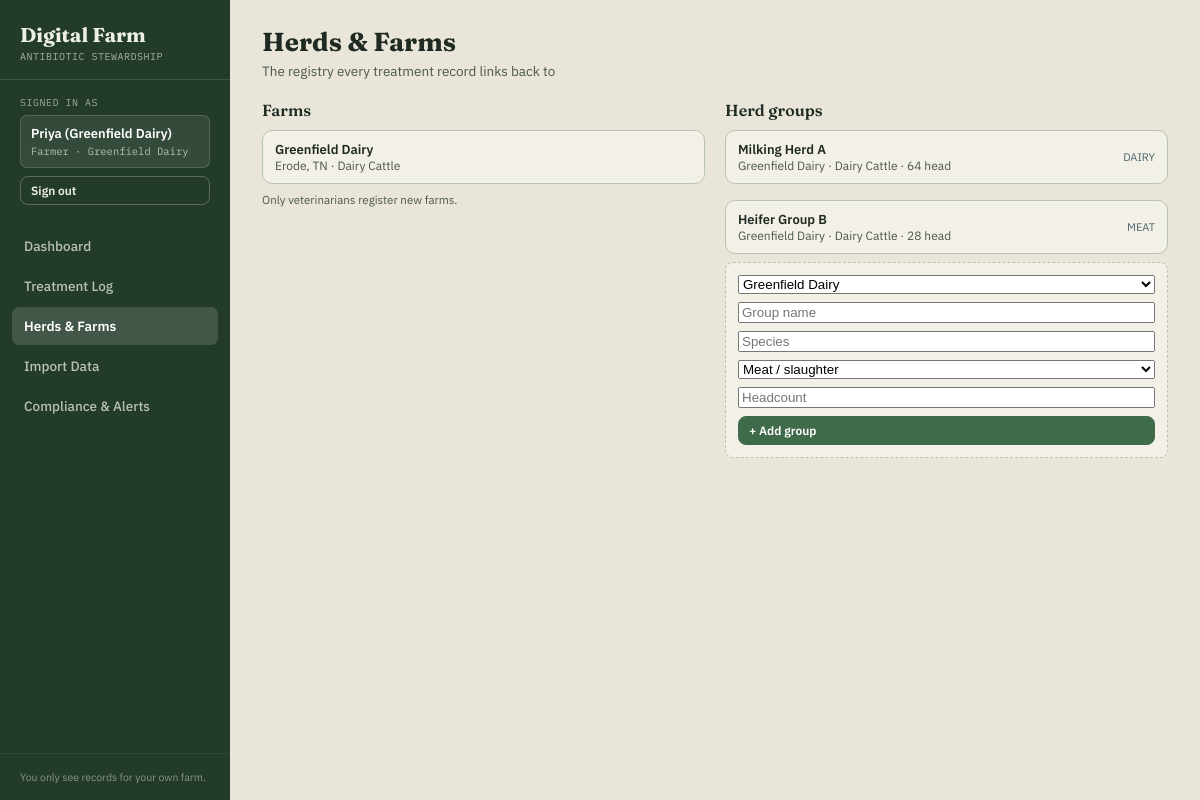
The page /groups (signed in) on the database its author committed.
### models.py (models this page shows, shortened)
class User(db.Model):
    id = db.Column(db.Integer, primary_key=True)
    username = db.Column(db.String(80), nullable=False, unique=True)
    password_hash = db.Column(db.String(255), nullable=False)
    display_name = db.Column(db.String(120), nullable=False)
    role = db.Column(db.String(20), nullable=False)  # 'farmer' | 'vet' | 'regulator'
    farm_id = db.Column(db.Integer, db.ForeignKey("farm.id"), nullable=True)
    farm = db.relationship("Farm")

class Farm(db.Model):
    id = db.Column(db.Integer, primary_key=True)
    name = db.Column(db.String(120), nullable=False)
    location = db.Column(db.String(120))
    species = db.Column(db.String(120))
    groups = db.relationship("Group", backref="farm", cascade="all, delete-orphan")

class Group(db.Model):
    id = db.Column(db.Integer, primary_key=True)
    farm_id = db.Column(db.Integer, db.ForeignKey("farm.id"), nullable=False)
    name = db.Column(db.String(120), nullable=False)
    species = db.Column(db.String(120))
    product = db.Column(db.String(20), default="meat")  # 'meat' or 'dairy'
    headcount = db.Column(db.Integer, default=0)

### app.py (the view)
@app.get("/groups")
@login_required
def groups_view():
    redir = guard_tab("groups")
    if redir:
        return redir
    user = current_user()
    farm_ids = visible_farm_ids(user)
    farms_q = Farm.query
    groups_q = Group.query
    if farm_ids is not None:
        farms_q = farms_q.filter(Farm.id.in_(farm_ids))
        groups_q = groups_q.filter(Group.farm_id.in_(farm_ids))
    return render_template("groups.html", tab="groups", farms=farms_q.all(), groups=groups_q.all())

### app.py (called while the page is built)
def current_user():
    uid = session.get("user_id")
    if not uid:
        return None
    return User.query.get(uid)

def current_role():
    u = current_user()
    return u.role if u else None

def login_required(view):
    @functools.wraps(view)
    def wrapped(*args, **kwargs):
        if not current_user():
            return redirect(url_for("login", next=request.path))
        return view(*args, **kwargs)
    return wrapped

def guard_tab(tab):
    if tab not in ROLES[current_role()]["tabs"]:
        flash("Your role doesn't have access to that page.", "error")
        return redirect(url_for("dashboard"))
    return None

def visible_farm_ids(user):
    if user.role == "farmer":
        return [user.farm_id]
    return None

@app.context_processor
def inject_nav():
    user = current_user()
    if not user:
        return dict(roles=ROLES, current_role=None, tab_labels=TAB_LABELS, allowed_tabs=[], current_user=None,
                    permissions=PERMISSIONS)
    return dict(
        roles=ROLES, current_role=user.role, tab_labels=TAB_LABELS,
        allowed_tabs=ROLES[user.role]["tabs"], current_user=user,
        permissions=PERMISSIONS,
    )

### templates/groups.html (shortened to what this page needs)
{% extends "base.html" %}
{% block content %}
<div class="section-header">
  <div>
    <h1 class="section-title">Herds & Farms</h1>
    <div class="section-sub">The registry every treatment record links back to</div>
  </div>
</div>
<div class="grid-2">
  <div>
    <div class="panel-title">Farms</div>
    {% for f in farms %}
      <div class="panel" style="margin-bottom:8px; padding:10px 12px;">
        <div class="list-item-title">{{ f.name }}</div>
        <div class="list-item-sub">{{ f.location }} · {{ f.species }}</div>
      </div>
    {% endfor %}
    {% if current_role in permissions.add_farm %}
    <form class="add-card" method="post" action="{{ url_for('add_farm') }}">
      <input name="name" placeholder="Farm name" required>
      <input name="location" placeholder="Location">
      <input name="species" placeholder="Primary species">
      <button class="btn btn-small" type="submit">+ Add farm</button>
    </form>
    {% else %}
    <div style="font-size:11.5px; color:var(--ink-soft); margin-top:6px;">Only veterinarians register new farms.</div>
    {% endif %}
  </div>
  <div>
    <div class="panel-title">Herd groups</div>
    {% for g in groups %}
      <div class="panel" style="margin-bottom:8px; padding:10px 12px; display:flex; justify-content:space-between;">
        <div>
          <div class="list-item-title">{{ g.name }}</div>
          <div class="list-item-sub">{{ g.farm.name }} · {{ g.species }} · {{ g.headcount }} head</div>
        </div>
        <div style="align-self:center; font-size:11px; color:var(--slate); text-transform:uppercase;">{{ g.product }}</div>
      </div>
    {% endfor %}
    {% if current_role in permissions.add_group %}
    <form class="add-card" method="post" action="{{ url_for('add_group') }}">
      <select name="farm_id">
        {% for f in farms %}<option value="{{ f.id }}">{{ f.name }}</option>{% endfor %}
      </select>
      <input name="name" placeholder="Group name" required>
      <input name="species" placeholder="Species">
      <select name="product">
        <option value="meat">Meat / slaughter</option>
      </select>
      <input type="number" name="headcount" placeholder="Headcount">
      <button class="btn btn-small" type="submit">+ Add group</button>
    </form>
    {% endif %}
  </div>
</div>
{% endblock %}

### templates/base.html (shortened to what this page needs)
<!DOCTYPE html>
<html lang="en">
<head>
<link rel="stylesheet" href="{{ url_for('static', filename='style.css') }}">
</head>
<body>
<div class="app-shell">
  <aside class="sidebar">
    <div class="brand">
      <div class="brand-title">Digital Farm</div>
      <div class="brand-sub">ANTIBIOTIC STEWARDSHIP</div>
    </div>
    {% if current_user %}
    <div class="role-form">
      <label class="role-label">SIGNED IN AS</label>
      <div class="account-card">
        <div class="account-name">{{ current_user.display_name }}</div>
        <div class="account-role">{{ roles[current_role].label }}{% if current_user.farm %} · {{ current_user.farm.name }}{% endif %}</div>
      </div>
      <form method="post" action="{{ url_for('logout') }}">
        <button class="btn btn-ghost btn-small" style="width:100%; margin-top:8px; color:#EDEFE7; border-color:rgba(255,255,255,.25);" type="submit">Sign out</button>
      </form>
    </div>
    <nav class="nav">
      {% for t in allowed_tabs %}
        <a href="{{ url_for(t + '_view') if t != 'dashboard' else url_for('dashboard') }}"
           class="nav-link {% if tab == t %}active{% endif %}">
          {{ tab_labels[t] }}
        </a>
      {% endfor %}
    </nav>
    <div class="sidebar-footer">
      {% if current_role == 'farmer' %}You only see records for your own farm.
      {% elif current_role == 'regulator' %}Read-only regulatory view — audit across every farm.
      {% else %}Full multi-farm access as a veterinarian.{% endif %}
    </div>
    {% endif %}
  </aside>
  <main class="main">
    {% block content %}{% endblock %}
  </main>
</div>
</body>
</html>

### static/style.css (style rules this page uses)
:root { --paper:#E9E6D9; --paper-raised:#F3F1E7; --ink:#1E2A22; --ink-soft:#4B564C; --pasture:#3F6B4A; --pasture-deep:#233B2A; --pasture-line:#B7C4AF; --amber:#C98A2C; --amber-soft:#F1DFB8; --rust:#A63D2F; --rust-soft:#F0D2C9; --slate:#4A6670; --slate-soft:#D8E1E3; }
* { box-sizing: border-box; }
body { margin:0; font-family:'IBM Plex Sans', sans-serif; background:var(--paper); color:var(--ink); }
.display, h1, h2, h3 { font-family:'Fraunces', serif; margin:0; }
.app-shell { display:flex; min-height:100vh; }
.sidebar { width:230px; background:var(--pasture-deep); color:#EDEFE7; display:flex; flex-direction:column; flex-shrink:0; }
.brand { padding:22px 20px 16px; border-bottom:1px solid rgba(255,255,255,0.12); }
.brand-title { font-family:'Fraunces', serif; font-size:20px; font-weight:700; }
.brand-sub { font-family:'IBM Plex Mono', monospace; font-size:10px; opacity:.65; margin-top:3px; letter-spacing:.5px; }
.role-form { padding:16px 20px; }
.role-label { display:block; font-family:'IBM Plex Mono', monospace; font-size:10px; opacity:.6; margin-bottom:6px; letter-spacing:.5px; }
.account-card { background:rgba(255,255,255,.08); border:1px solid rgba(255,255,255,.16); border-radius:7px; padding:9px 10px; }
.account-name { font-size:13px; font-weight:600; color:#fff; }
.account-role { font-family:'IBM Plex Mono', monospace; font-size:10.5px; opacity:.7; margin-top:2px; }
.nav { padding:6px 12px; display:flex; flex-direction:column; gap:2px; flex:1; }
.nav-link { display:block; padding:10px 12px; border-radius:7px; color:rgba(237,239,231,.75); text-decoration:none; font-size:13.5px; font-weight:500; }
.nav-link.active { background:rgba(255,255,255,.14); color:#fff; font-weight:600; }
.sidebar-footer { padding:16px 20px; font-size:10.5px; opacity:.5; border-top:1px solid rgba(255,255,255,.1); }
.main { flex:1; padding:26px 32px; max-width:1200px; }
.section-header { display:flex; justify-content:space-between; align-items:flex-end; margin-bottom:20px; flex-wrap:wrap; gap:12px; }
.section-title { font-size:26px; font-weight:700; }
.section-sub { font-size:13.5px; color:var(--ink-soft); margin-top:4px; }
.panel { background:var(--paper-raised); border:1px solid var(--pasture-line); border-radius:10px; padding:18px; }
.panel + .panel { margin-top:16px; }
.panel-title { font-family:'Fraunces', serif; font-weight:600; margin-bottom:10px; font-size:16px; }
.grid-2 { display:flex; gap:20px; flex-wrap:wrap; }
.grid-2 > * { flex:1 1 320px; }
.btn { display:inline-flex; align-items:center; gap:6px; cursor:pointer; padding:9px 16px; border-radius:8px; font-size:13.5px; font-weight:600; font-family:inherit; border:1px solid var(--pasture); background:var(--pasture); color:#fff; text-decoration:none; }
.btn-ghost { background:transparent; color:var(--pasture-deep); border:1px solid var(--pasture-line); }
.btn-small { padding:6px 10px; font-size:12px; }
.add-card { background:var(--paper-raised); border:1px dashed var(--pasture-line); border-radius:8px; padding:12px; display:flex; flex-direction:column; gap:8px; margin-top:6px; }
.list-item-title { font-weight:600; font-size:13px; }
.list-item-sub { font-size:12px; color:var(--ink-soft); }

### rows shown on the page
User: display_name "Priya (Greenfield Dairy)", role "Farmer"
Farm: farm.name "Greenfield Dairy", name "Greenfield Dairy", location "Erode, TN", species "Dairy Cattle"
Group: name "Milking Herd A", farm.name "Greenfield Dairy", species "Dairy Cattle", headcount "64", product "DAIRY"
Group: name "Heifer Group B", farm.name "Greenfield Dairy", species "Dairy Cattle", headcount "28", product "MEAT"

### other values the page prints
{{ tab_labels[t] }} "Dashboard" "Treatment Log" "Herds & Farms" "Import Data" "Compliance & Alerts"
form field farm_id "Greenfield Dairy"
